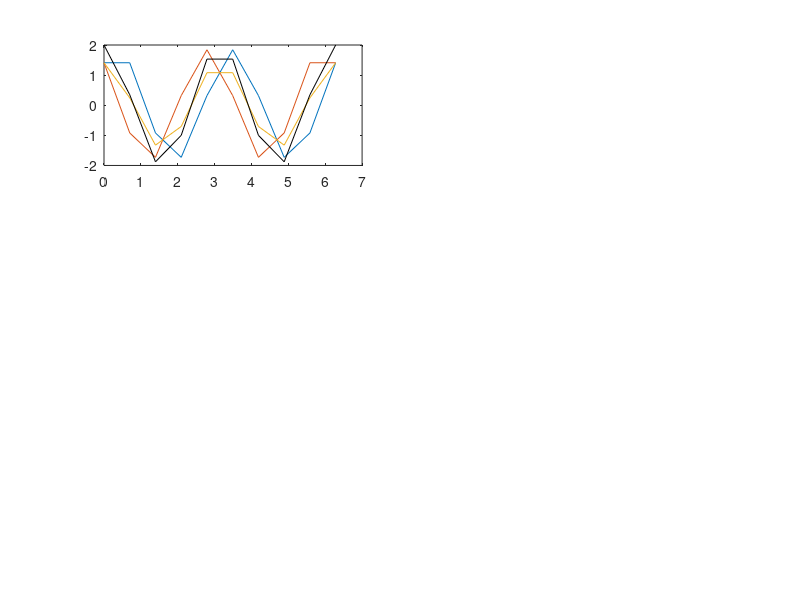

MATLAB code to generate this figure: (Note: this script raises an error after producing the figure.)
%% ---------------------------- Header --------------------------------- %%

%%% Numerische Methoden der Hydromechanik
%%% Assignment: 1
%%% Group: 2
%%% Members: Nick Pfeiffer, Andreas Mirlach, Julian Lenz, Faro Schäfer

% ----------------------------------------------------------------------- %

clear all
close all
addpath('Plots_one')

%% grid and analytical solution 


grid = [10,20,30,50,100,1000,10000];

% amount of grid points

 
for j = 1:length(grid)

    % Number of grid points
    n = grid(j);

    % Grid spacing
    h = 2.0 * pi / (n-1);

    % Calculation of... 
    for i = 1 : n

        % ...coordinates
        x(i) = 0.0 + (i-1) * h;

        % ...analytical values of function and derivative
        f(i) = sin( 2*x(i) ); % analytical function
        dfe(i) = cos( 2*x(i) ) * 2; % analytical first derivative
        dfe2(i) = -sin( 2*x(i) ) * 4; % analytical second derivative
      
    end
    
%% Discretization for numerical solution

    for i = 1 : n

        % Periodic boundary conditions... 

        % ...for the first point
        if ( i == 1 )

            fp = f(i+1);
            fm = f(n-1);

        end

        % ...for the last point
        if ( i == n )

            fp = f(2);
            fm = f(n-1);

        end

        % If point is not at the boundaries 
        if ( ( i ~= 1 ) && ( i ~= n ) )
            fp = f(i+1);
            fm = f(i-1);
        end

        fi = f(i);

%% Numerical shemes

    % First derivative: Upwind
    dfn_U(i) = ( fi - fm ) / ( 1.0*h );
      
    % First derivative: Downwind
    dfn_D(i) = ( fp - fi ) / ( 1.0*h );
        
    % First derivative: Central
    dfn_C(i) = ( fp - fm ) / ( 2.0*h );
        
    % Second Derivative: Central 

    dfn_C2(i) = ( fp - 2*fi + fm ) / (h^2);
      
    % Error: Upwind
        er_U(i) = abs( ( dfe(i) - dfn_U(i) ) / dfe(i) );
    
    % Error: Downwind
        er_D(i) = abs( ( dfe(i) - dfn_D(i) ) / dfe(i) );
      
    % Error: Central first derivative
        er_C(i) = abs( ( dfe(i) - dfn_C(i) ) / dfe(i) );
        
    % Error: Central second derivative
        er_C2(i) = abs ( ( dfe2(i) - dfn_C2(i) ) / dfe(i) );

    end
    
%% Error of numerical shemes
    
    % Location of Error 
    x_error = 2*pi/5;
    
    % Value at Location of Error
    val_error_U = interp1(x,dfn_U,x_error);     % Value at linearily interpolated locatin of error: Upwind
    val_error_D = interp1(x,dfn_D,x_error);     % Value at linearily interpolated locatin of error: Downwind       
    val_error_C = interp1(x,dfn_C,x_error);     % Value at linearily interpolated locatin of error: Central
    val_error_C2 = interp1(x,dfn_C2,x_error);   % Value at linearily interpolated locatin of error: Central second derivative
    val_error_dfe = cos( 2*x_error ) * 2;       % Value at location of error first derivative
    val_error_dfe2 = -sin( 2*x_error ) * 4;     % Value at location of error second derivative
    
    % Error 
    er_U = abs( ( val_error_dfe - val_error_U ) / val_error_dfe ) ;
    er_D = abs( ( val_error_dfe - val_error_D ) / val_error_dfe ) ;
    er_C = abs( ( val_error_dfe - val_error_C ) / val_error_dfe ) ;
    er_C2 = abs( ( val_error_dfe2 - val_error_C2 ) / val_error_dfe2 ) ;
    
%% Interpolation of Points
    

    % Location of interpolated points
    xq = [0+h/2:h:h*(n-1)];               % x-values on which function values get interpolated

    % Value at interpolated points
    dfn_U_interp = interp1(x,dfn_U,xq);   % Interpolated Points for Upwind
    dfn_D_interp = interp1(x,dfn_D,xq);   % Interpolated Points for Downwind
    dfn_C_interp = interp1(x,dfn_C,xq);   % Interpolated Points for Central
    dfn_C2_interp = interp1(x,dfn_C2,xq); % Interpolated Points for Central (second der.)
    
%% Error of interpolated points

    % Value at Location of Error
    val_error_U_interp = interp1(xq,dfn_U_interp,x_error);   % Value at linearely interpolated locatin of error: Upwind
    val_error_D_interp = interp1(xq,dfn_D_interp,x_error);   % Value at linearely interpolated locatin of error: Downwind       
    val_error_C_interp = interp1(xq,dfn_C_interp,x_error);   % Value at linearely interpolated locatin of error: Central
    val_error_C2_interp = interp1(xq,dfn_C2_interp,x_error); % Value at linearely interpolated locatin of error: Central second derivative
 
    % Error
    er_U_interp = abs( ( val_error_dfe - val_error_U_interp ) / val_error_dfe ) ;
    er_D_interp = abs( ( val_error_dfe - val_error_D_interp ) / val_error_dfe ) ;
    er_C_interp = abs( ( val_error_dfe - val_error_C_interp ) / val_error_dfe ) ;
    er_C2_interp = abs( ( val_error_dfe2 - val_error_C2_interp ) / val_error_dfe2 ) ;
    
%% Error matrix

    % Error matrix
    error(j,1) = h;            % grid spacing
    error(j,2) = er_U;                  
    error(j,3) = er_D;             
    error(j,4) = er_C;             
    error(j,5) = er_U_interp;   
    error(j,6) = er_D_interp;   
    error(j,7) = er_C_interp;   
    error(j,8) = er_C2;            
    error(j,9) = er_C2_interp;  

%% Plots
    
    if j == 1 
        % set X-tick Lables
            xticks = [0, 2*pi/5, pi/2, pi, 3*pi/2, 2*pi];
            xticklabels = {'\fontsize{11} 0','\color[rgb]{0.5,0.5,0.5}\fontsize{11}2\pi/5','\fontsize{11} \pi/2','\fontsize{11} \pi','\fontsize{11} 3\pi/2','\fontsize{11} 2\pi'};
        fig_first_derivative = figure('units','normalized','outerposition',[0 0 1 1]);
        fig_second_derivative = figure('units','normalized','outerposition',[0 0 1 1]);
        fig_first_derivative_int = figure('units','normalized','outerposition',[0 0 1 1]);

    end

    if (6<j)            % no need to plot high n (look identical to n = 1000) 
        continue
    end
    

%     plot first derivative 
    set(0,'CurrentFigure',fig_first_derivative)
    subplot(3,2,j)
    plot(x, dfn_U, '-', x, dfn_D, '-', x, dfn_C, '-', x, dfe, '-k') % values of numerical difference scheme
    hold on 
    ax = gca;
    ax.ColorOrderIndex = 1;
    legend('Upwind','Downwind', 'Central','Exact','Autoupdate','off','Location','best')
    set(gca,'FontSize',14); 
    xlim([0,2*pi])
    title(['First Derivative n=',num2str(n)]);
    set(gca,'XTick',xticks)
    ax.XTickLabel = xticklabels;
    hold off


%     plot second derivative
    set(0,'CurrentFigure',fig_second_derivative)
    subplot(3,2,j)
    ax = gca;
    ax.ColorOrderIndex = 5;
    hold on
    plot(x, dfe2, '-k',x, dfn_C2, '-') % values of numerical difference scheme
    ax.ColorOrderIndex = 5;
    plot(xq, dfn_C2_interp, '.--') % interpolated values
    legend('Exact','Central','Central Int','Autoupdate','off','Location','best')

    set(gca,'FontSize',14); 
    xlim([0,2*pi])
    title(['Second Derivative n=',num2str(n)]);
    set(gca,'XTick',xticks)
    ax.XTickLabel = xticklabels;  
    hold off
    
    if (j>2)      
        continue
    end
    
% plot first derivative interpolated
    set(0,'CurrentFigure',fig_first_derivative_int)

% Upwind
    subplot(3,2,j)
    hold on
    ax = gca;
    ax.ColorOrderIndex = 1;
    xlim([0,2*pi])
    title(['n=',num2str(n)]);
    set(gca,'XTick',xticks)
    ax.XTickLabel = xticklabels;
    set(gca,'FontSize',14); 
    plot(x, dfn_U, '-')
    ax.ColorOrderIndex = 1;
    plot(xq, dfn_U_interp, '.--', x, dfe, '-k')% values of numerical difference scheme
    legend('Upwind','Upwind Int','Exact','Location','best')
    title(['Upwind Interpolated n=',num2str(n)]);
    hold off
    
% Downwind 
    subplot(3,2,j+2)
    hold on
    ax = gca;
    ax.ColorOrderIndex = 2;
    xlim([0,2*pi])
    set(gca,'XTick',xticks)
    ax.XTickLabel = xticklabels;
    set(gca,'FontSize',14); 
    plot(x, dfn_D, '-')
    ax.ColorOrderIndex = 2;
    plot(xq, dfn_D_interp, '.--', x, dfe, '-k')
    legend('Downwind','Downwind Int','Exact','Location','best')
    title(['Downwind Interpolated n=',num2str(n)]);
    hold off
    
% Central
    subplot(3,2,j+4)
    hold on
    ax = gca;
    ax.ColorOrderIndex = 3;
    xlim([0,2*pi])
    title(['n=',num2str(n)]);
    set(gca,'XTick',xticks)
    ax.XTickLabel = xticklabels;
    set(gca,'FontSize',14); 
    plot(x, dfn_C, '-')
    ax.ColorOrderIndex = 3;
    plot(xq, dfn_C_interp, '.--', x, dfe, '-k')
    legend('Central','Central Int','Exact','Location','best')
    title(['Central Interpolated n=',num2str(n)]);

    
end
    
% Plotting of error over grid spacing in log scale

fig_error = figure;
    loglog(error(:,1),error(:,2),'-',error(:,1),error(:,3),'-',...
        error(:,1),error(:,4),'-',error(:,1),error(:,8),'-')
    hold on
    ax = gca;
    ax.ColorOrderIndex = 1;
    loglog(error(:,1),error(:,5),'--',error(:,1),error(:,6),'--',...
        error(:,1),error(:,7),'--',error(:,1),error(:,9),'--')
%     title('Error plot first derivative');
    xlabel('Grid spacing h');
    ylabel('Relative error');
    legend('Upwind','Downwind','Central','Central Second',...
        'Upwind Int','Downwind Int','Central Int','Central Second Int',...
        'Location','SouthEast')
    
%% Order of error


mkdir Plots_one
order_of_er_U = (log10(error(end,2)) - log10(error(end-1,2))) / (log10(error(end,1)) - log10(error(end-1,1)))
order_of_er_D = (log10(error(end,3)) - log10(error(end-1,3))) / (log10(error(end,1)) - log10(error(end-1,1)))
order_of_er_C = (log10(error(end,4)) - log10(error(end-1,4))) / (log10(error(end,1)) - log10(error(end-1,1)))
order_of_er_C2 = (log10(error(end,8)) - log10(error(end-1,8))) / (log10(error(end,1)) - log10(error(end-1,1)))

%% Save files for report

mkdir Plots_one
print(fig_first_derivative,'-dpng',"Plots_one/First_derivative.png",'-r150');
print(fig_second_derivative,'-dpng',"Plots_one/Second_derivative.png",'-r150');
print(fig_error,'-dpng',"Plots_one/Error.png",'-r150');
print(fig_first_derivative_int,'-dpng',"Plots_one/fig_first_derivative_int.png",'-r150');

